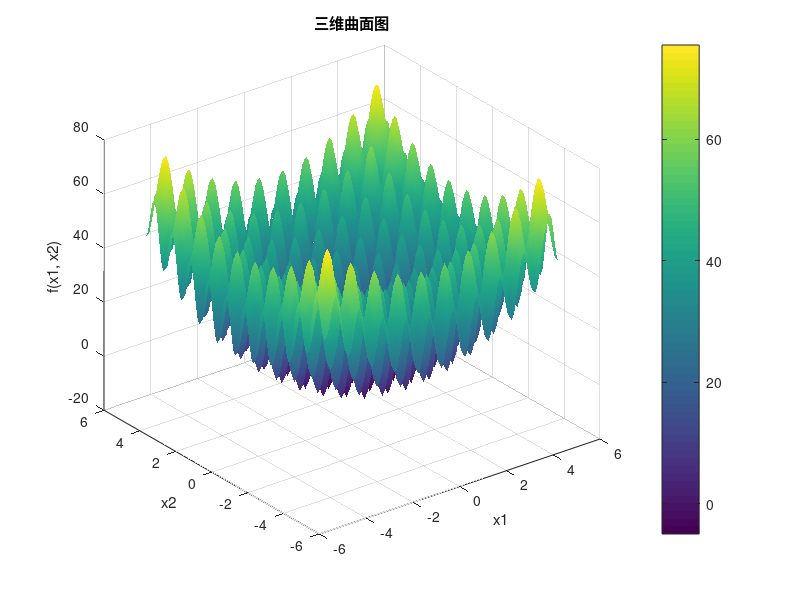

Source code (MATLAB): (Note: a time limit stopped this script after it produced the figure.)
% 绘制函数三维曲面图和等高线图
clc; clear; close all;

% 定义域
x1 = -5:0.1:5;
x2 = -5:0.1:5;
[X1, X2] = meshgrid(x1, x2);

% 目标函数
F = 15 + X1.^2 + X2.^2 - 10*(cos(2*pi*X1) + cos(2*pi*X2));

% 绘制三维曲面图
figure;
surf(X1, X2, F);
title('三维曲面图');
xlabel('x1'); ylabel('x2'); zlabel('f(x1, x2)');
shading interp; colorbar;

% 绘制二维等高线图
figure;
contour(X1, X2, F, 50); % 50个等高线
title('二维等高线图');
xlabel('x1'); ylabel('x2'); colorbar;
